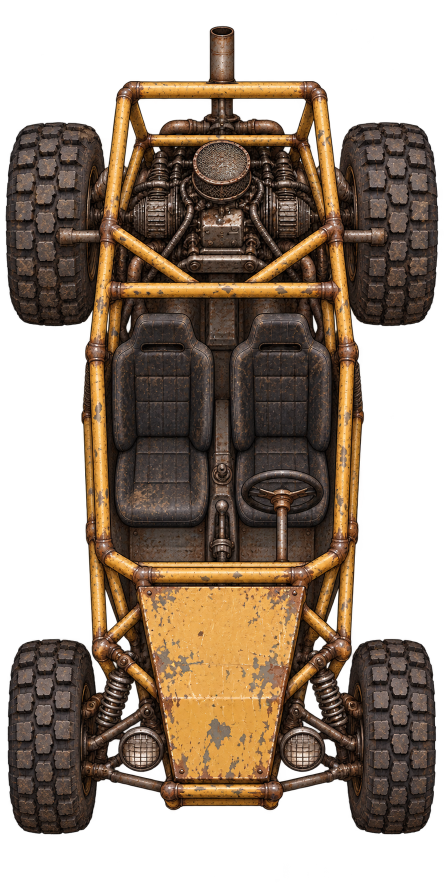
#> input picture dev/art/m4/buggy/token-v1.png, 887 x 1774 px (shown at 1/2 size)
$ python measure.py
#> lines starting #> are read from the running program, lines starting #| are printed output that depends on the picture
"""Record the source/final art dimensions, transparency, frame fill and hashes."""
import hashlib
import json
from pathlib import Path

from PIL import Image

HERE = Path(__file__).resolve().parent
ROOT = HERE.parents[3]
files = [HERE / "token-v1.png", ROOT / "tokens/pojazdy/buggy.webp",
         ROOT / "tokens/portraits/pojazd-buggy.webp"]
rows = []
for path in files:
    with Image.open(path) as image:
#> image is the input picture: PIL image 887x1774 RGBA; mean R, G, B, A 62.9, 47.1, 32.3, 156.1
        row = {"file":path.relative_to(ROOT).as_posix(), "size":list(image.size),
               "mode":image.mode, "bytes":path.stat().st_size,
               "sha256":hashlib.sha256(path.read_bytes()).hexdigest()}
        if "A" in image.getbands():
            alpha = image.getchannel("A")
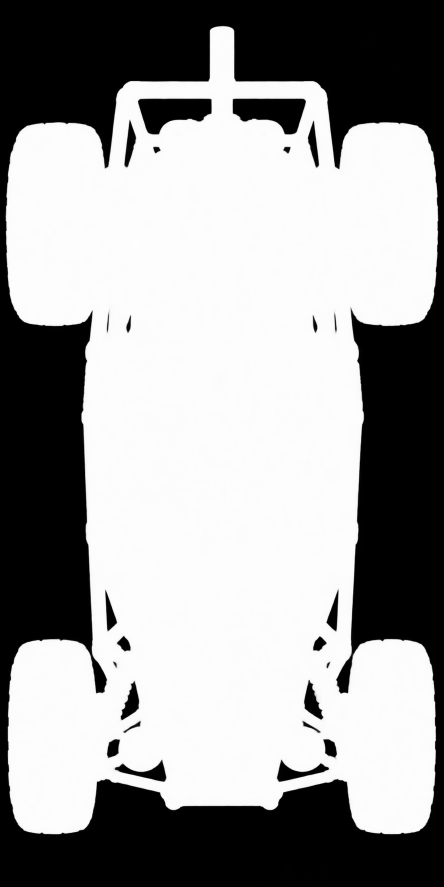
#> alpha: PIL image 887x1774 L (shown at 1/2 size); min 0, max 255, mean 156.1
            bounds = alpha.point(lambda value:255 if value > 8 else 0).getbbox()
#> bounds = (10, 51, 877, 1669)
#> (the run stopped early here; a loop or call above may not have finished)
